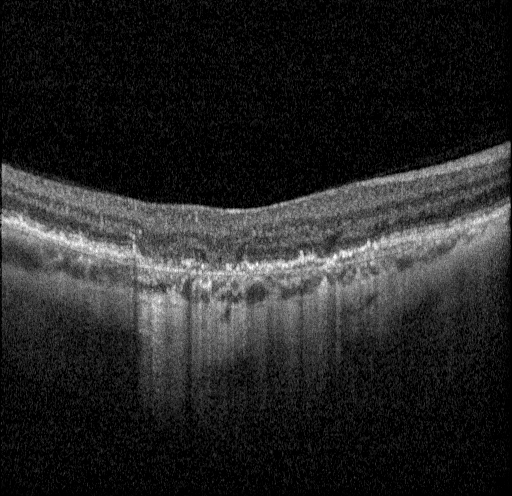
#> input picture original/fast_08_bscan_048_original.png, 512 x 496 px
$ python -i features.py   (imports and definitions only)
#> lines starting #> are read from the running program, lines starting #| are printed output that depends on the picture
#> further down, picture is the input picture: shape (496, 512); min 0, max 255, mean 37.3
# features.py
#
# Responsibilities:
# - Accept a preprocessed two-dimensional OCT image.
# - Calculate pixel-level verticality and gradient information.
# - Construct structural-pixel evidence maps.
# - Calculate structurally cleaned column-intensity summaries.
# - Calculate local depth-continuity signals.
# - Calculate column-level vertical-organization summaries.
# - Support configurable signal smoothing.
# - Retain the original sliding-window feature implementation for
#   comparison with the structural-hypertransmission pipeline.
#
# Inputs:
# - Preprocessed two-dimensional image
# - Structural feature configuration
# - Column-statistic configuration
# - Continuity configuration
#
# Outputs:
# - Pixel-level feature maps
# - One-dimensional column-level feature signals
# - Feature metadata and diagnostics
#
# This module describes the image mathematically.
# It must not assign barcode labels, apply detector thresholds,
# clean binary detector masks, or extract final barcode intervals.


from __future__ import annotations

from dataclasses import dataclass
from pathlib import Path
from typing import Any, Mapping

import numpy as np
from scipy.ndimage import convolve1d, gaussian_filter1d, gaussian_filter


FEATURE_NAMES = (
    "verticality",
    "persistence",
    "continuity",
    "amplitude",
    "heterogeneity",
)


# [131 lines left out: functions compute_multiscale_vertical_texture, compute_depth_band_features, not called in this run]


@dataclass
class FeatureSignals:
    """
    Mathematical feature signals extracted from one preprocessed scan.

    Attributes
    ----------
    x_positions:
        Horizontal image positions associated with the feature values.
        With ``stride=1``, this generally contains one value per image
        column.
     raw_features:
        Dictionary containing the original feature signals:
        verticality, persistence, continuity, amplitude, and
        heterogeneity.
    standardized_features:
        Dictionary containing robustly standardized feature signals.
    verticality_map:
        Two-dimensional map describing locally oriented vertical
        structure.
    persistence_signal:
        One-dimensional column-level depth-persistence signal before
        sliding-window aggregation.
    metadata:
        Feature-extraction configuration and diagnostic information.
    """

    x_positions: np.ndarray

    raw_features: dict[str, np.ndarray]
    standardized_features: dict[str, np.ndarray]

    verticality_map: np.ndarray
    persistence_signal: np.ndarray

    metadata: dict[str, Any]

    # [76 lines left out: functions to_dataframe, save_csv, not called in this run]


def validate_feature_image(
    image: np.ndarray,
) -> np.ndarray:
    """
    Validate a preprocessed image and convert it to float32.
    """
    array = np.asarray(
        image,
        dtype=np.float32,
    )

    if array.ndim != 2:
        raise ValueError(
            "Feature extraction requires a two-dimensional image; "
            f"received shape {array.shape}."
        )

    if array.size == 0:
        raise ValueError(
            "The supplied image is empty."
        )

    if not np.isfinite(array).any():
        raise ValueError(
            "The supplied image contains no finite values."
        )

    if not np.isfinite(array).all():
        finite_values = array[
            np.isfinite(array)
        ]

        replacement_value = float(
            np.median(finite_values)
        )

        array = np.where(
            np.isfinite(array),
            array,
            replacement_value,
        ).astype(np.float32)

    return array


# [144 lines left out: functions validate_window_configuration, pad_image_horizontally, get_window_centers, extract_window, not called in this run]


def compute_structure_tensor_verticality(
    image: np.ndarray,
    *,
    gradient_sigma: float = 1.0,
    tensor_sigma: float = 2.0,
    epsilon: float = 1e-8,
) -> tuple[np.ndarray, dict[str, np.ndarray]]:
    """
    Compute a two-dimensional verticality map using a structure tensor.

    The image gradients are

        I_x = horizontal intensity change
        I_z = vertical intensity change

    A vertical line generally produces a strong horizontal gradient,
    because brightness changes when moving across the line but remains
    more stable when moving along its depth.

    The structure tensor contains locally averaged squared gradients:

        J = [[J_xx, J_xz],
             [J_xz, J_zz]]

    Its eigenvalues quantify the strength of directional structure.
    Anisotropy approaches one for strongly oriented patterns and zero
    for isotropic or unstructured regions.

    The verticality map combines:

    - structural anisotropy;
    - agreement with a vertical line orientation.

    Parameters
    ----------
    image:
        Preprocessed two-dimensional scan.
    gradient_sigma:
        Gaussian smoothing applied before calculating gradients.
    tensor_sigma:
        Gaussian smoothing applied to the tensor components.
    epsilon:
        Small positive constant used for numerical stability.

    Returns
    -------
    verticality_map:
        Values generally between 0 and 1. Larger values indicate
        stronger vertically oriented structure.
    components:
        Intermediate tensor and orientation quantities.
    """
    if gradient_sigma < 0:
        raise ValueError(
            "gradient_sigma must be nonnegative."
        )

    if tensor_sigma < 0:
        raise ValueError(
            "tensor_sigma must be nonnegative."
        )

    if epsilon <= 0:
        raise ValueError(
            "epsilon must be positive."
        )

    image = validate_feature_image(
        image
    )

    if gradient_sigma > 0:
        gradient_image = gaussian_filter(
            image,
            sigma=gradient_sigma,
            mode="reflect",
        )
    else:
        gradient_image = image

    gradient_z, gradient_x = np.gradient(
        gradient_image
    )
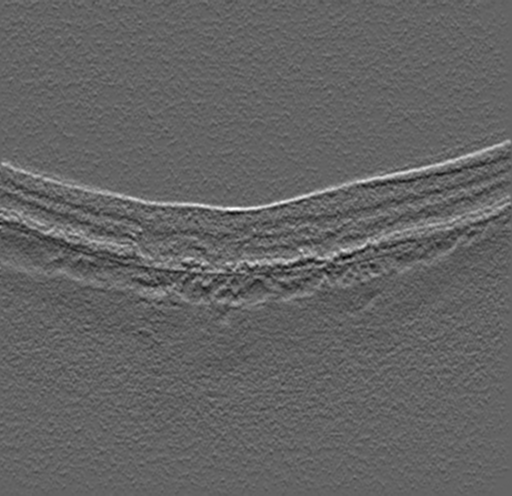
#> gradient_z: shape (496, 512) float32; min -32.03, max 49.52, mean 0; drawn with min black and max white

    tensor_xx = gaussian_filter(
        gradient_x * gradient_x,
        sigma=tensor_sigma,
        mode="reflect",
    )

    tensor_zz = gaussian_filter(
        gradient_z * gradient_z,
        sigma=tensor_sigma,
        mode="reflect",
    )

    tensor_xz = gaussian_filter(
        gradient_x * gradient_z,
        sigma=tensor_sigma,
        mode="reflect",
    )
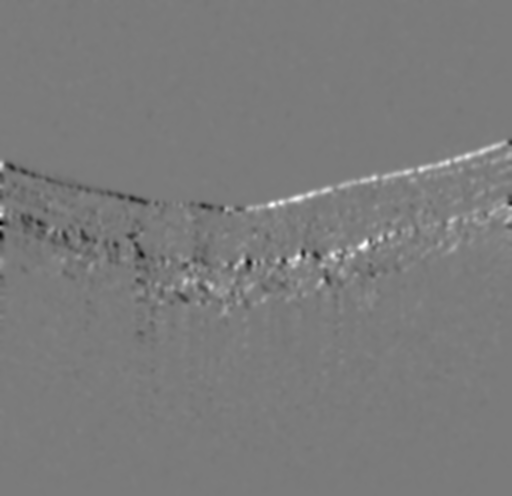
#> tensor_xz: shape (496, 512) float32; min -224.2, max 239.8, mean 0.8; drawn with min black and max white

    trace = tensor_xx + tensor_zz

    discriminant = np.sqrt(
        np.maximum(
            (
                tensor_xx - tensor_zz
            )
            ** 2
            + 4.0
            * tensor_xz
            * tensor_xz,
            0.0,
        )
    )

    lambda_1 = (
        trace + discriminant
    ) / 2.0

    lambda_2 = (
        trace - discriminant
    ) / 2.0
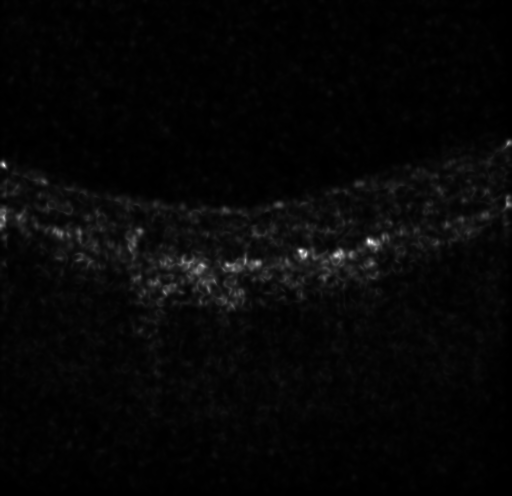
#> lambda_2: shape (496, 512) float32; min 2.04e-05, max 268.7, mean 7.8; drawn with min black and max white

    anisotropy = (
        lambda_1 - lambda_2
    ) / (
        lambda_1 + lambda_2 + epsilon
    )
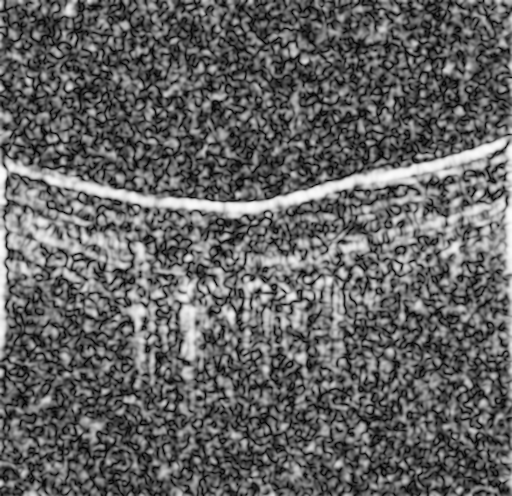
#> anisotropy: shape (496, 512) float32; min 0.000414, max 0.989, mean 0.388

    # This is the dominant gradient orientation.
    gradient_orientation = (
        0.5
        * np.arctan2(
            2.0 * tensor_xz,
            tensor_xx - tensor_zz,
        )
    )
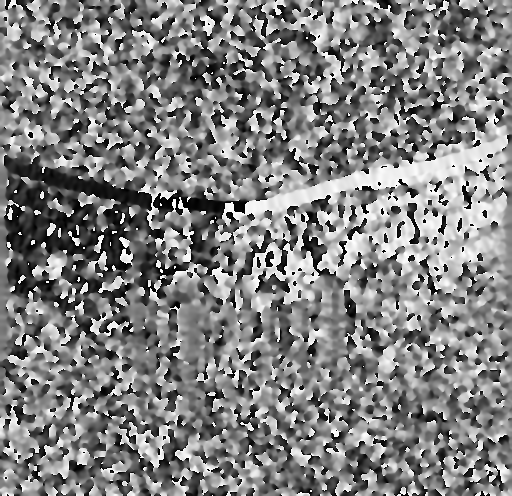
#> gradient_orientation: shape (496, 512) float32; min -1.57, max 1.57, mean 0.0174; drawn with min black and max white

    # A vertical line has a primarily horizontal gradient.
    # cos(theta)^2 is one for a horizontal gradient and zero for
    # a vertical gradient.
    vertical_orientation_agreement = (
        np.cos(
            gradient_orientation
        )
        ** 2
    )
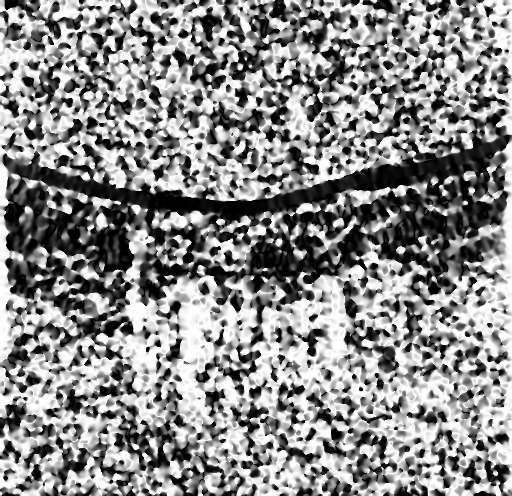
#> vertical_orientation_agreement: shape (496, 512) float32; min 1.3e-10, max 1, mean 0.544

    verticality_map = (
        anisotropy
        * vertical_orientation_agreement
    )
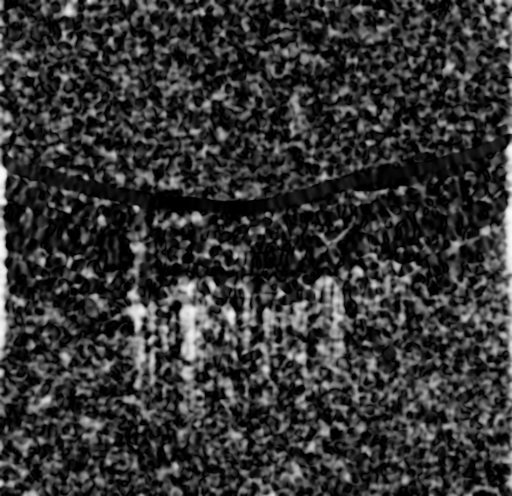
#> verticality_map: shape (496, 512) float32; min 1.99e-11, max 0.984, mean 0.207

    verticality_map = np.clip(
        verticality_map,
        0.0,
        1.0,
    ).astype(np.float32)

    components = {
        "gradient_x": np.asarray(
            gradient_x,
            dtype=np.float32,
        ),
        "gradient_z": np.asarray(
            gradient_z,
            dtype=np.float32,
        ),
        "tensor_xx": np.asarray(
            tensor_xx,
            dtype=np.float32,
        ),
        "tensor_zz": np.asarray(
            tensor_zz,
            dtype=np.float32,
        ),
        "tensor_xz": np.asarray(
            tensor_xz,
            dtype=np.float32,
        ),
        "lambda_1": np.asarray(
            lambda_1,
            dtype=np.float32,
        ),
        "lambda_2": np.asarray(
            lambda_2,
            dtype=np.float32,
        ),
        "anisotropy": np.asarray(
            anisotropy,
            dtype=np.float32,
        ),
        "gradient_orientation": np.asarray(
            gradient_orientation,
            dtype=np.float32,
        ),
        "vertical_orientation_agreement": np.asarray(
            vertical_orientation_agreement,
            dtype=np.float32,
        ),
    }

    return verticality_map, components

# [2156 lines left out: functions compute_simple_verticality_map, create_structural_mask, compute_column_intensity_statistics, longest_true_run, compute_column_persistence, compute_verticality_feature and 10 more, not called in this run]

>>> import cv2
>>> picture = cv2.imread('../../original/fast_08_bscan_048_original.png', cv2.IMREAD_GRAYSCALE)
>>> result = compute_structure_tensor_verticality(picture)

$ run again, on original/fast_09_bscan_085_original.png
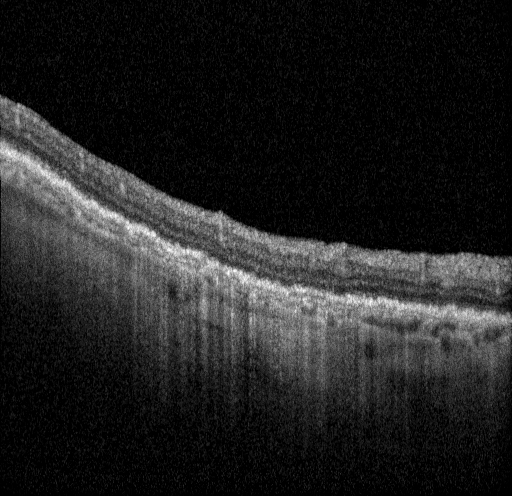
#> input picture original/fast_09_bscan_085_original.png, 512 x 496 px
#> picture is the input picture: shape (496, 512); min 0, max 255, mean 33.4
#> in compute_structure_tensor_verticality, `vertical_orientation_agreement = ( np.cos( gradient_orientation ) ** 2 )`:
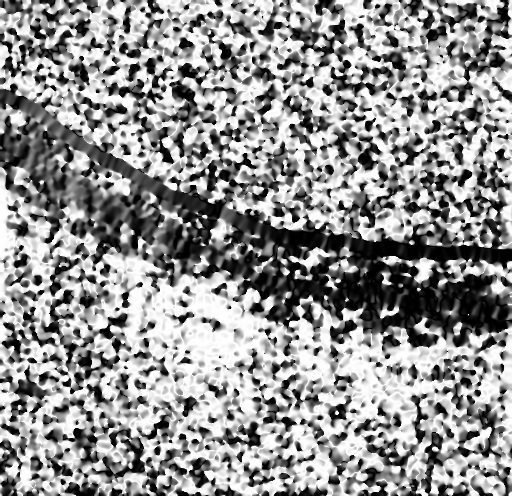
#> vertical_orientation_agreement: shape (496, 512) float32; min 2.64e-12, max 1, mean 0.575
#> in compute_structure_tensor_verticality, `verticality_map = ( anisotropy * vertical_orientation_agreement )`:
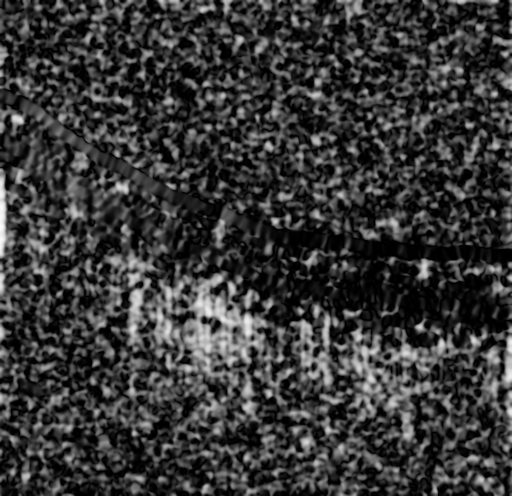
#> verticality_map: shape (496, 512) float32; min 1.96e-12, max 0.989, mean 0.22

$ run again, on original/fast_12_bscan_038_original.png
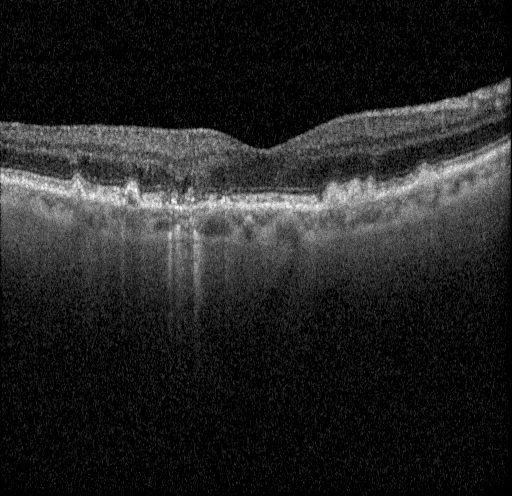
#> input picture original/fast_12_bscan_038_original.png, 512 x 496 px
#> picture is the input picture: shape (496, 512); min 0, max 255, mean 34.6
#> in compute_structure_tensor_verticality, `vertical_orientation_agreement = ( np.cos( gradient_orientation ) ** 2 )`:
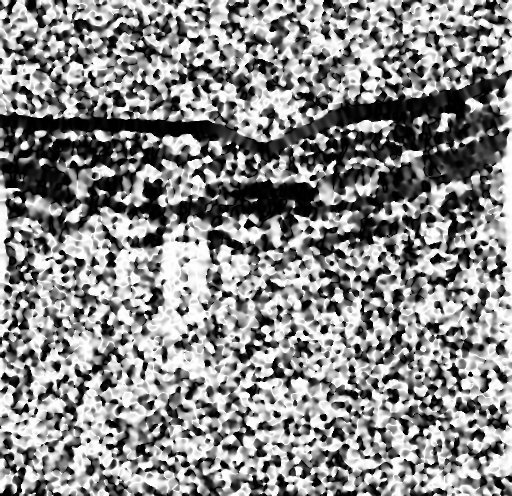
#> vertical_orientation_agreement: shape (496, 512) float32; min 3.9e-10, max 1, mean 0.541
#> in compute_structure_tensor_verticality, `verticality_map = ( anisotropy * vertical_orientation_agreement )`:
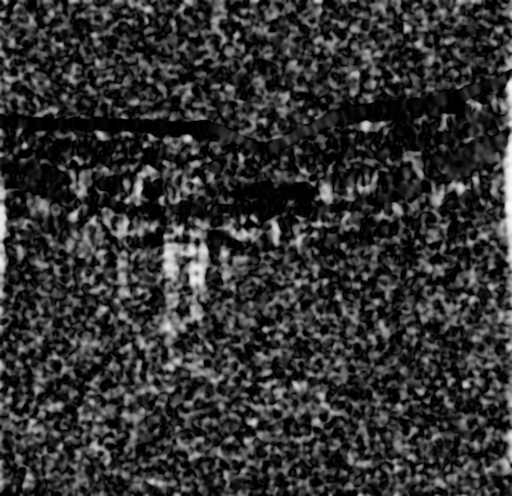
#> verticality_map: shape (496, 512) float32; min 3.58e-11, max 0.99, mean 0.198

$ run again, on original/fast_41_bscan_059_original.png
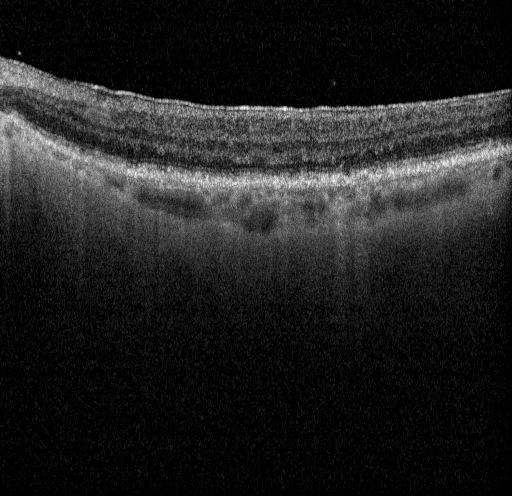
#> input picture original/fast_41_bscan_059_original.png, 512 x 496 px
#> picture is the input picture: shape (496, 512); min 0, max 255, mean 31.7
#> in compute_structure_tensor_verticality, `verticality_map = ( anisotropy * vertical_orientation_agreement )`:
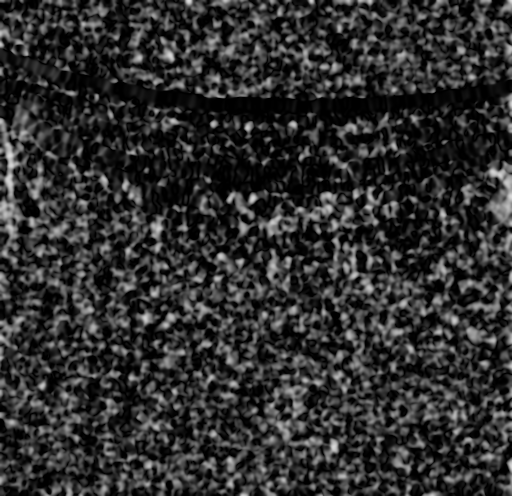
#> verticality_map: shape (496, 512) float32; min 1.1e-13, max 0.871, mean 0.185
